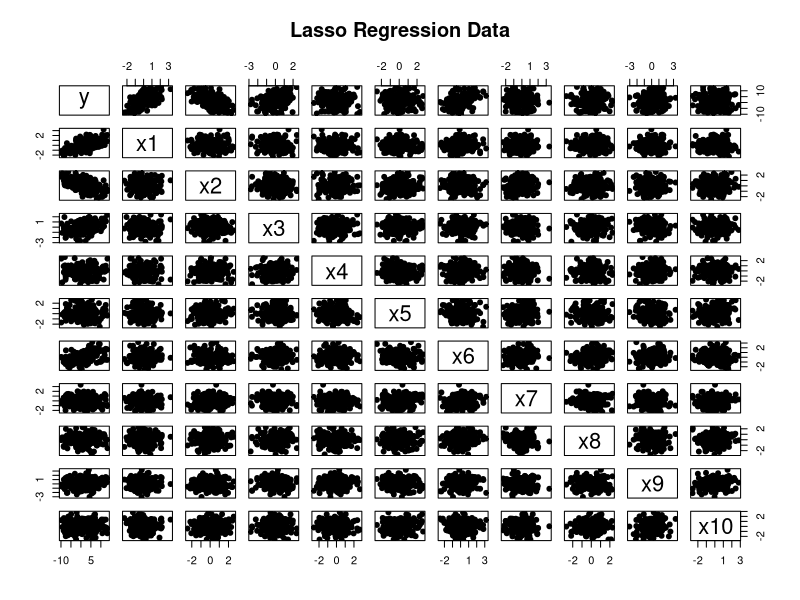
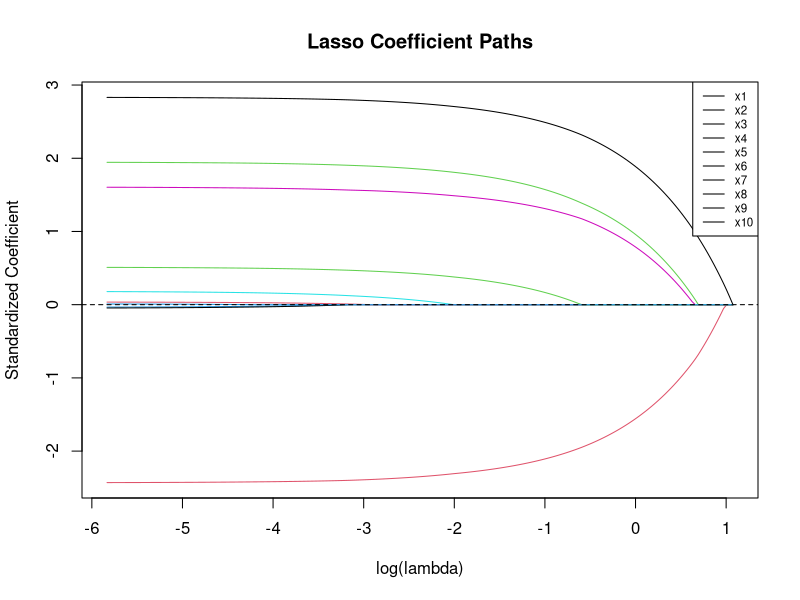
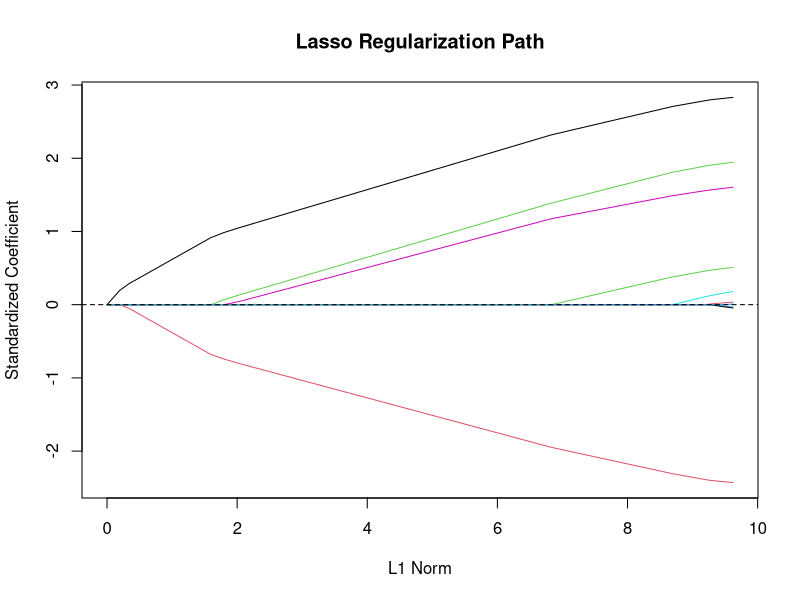
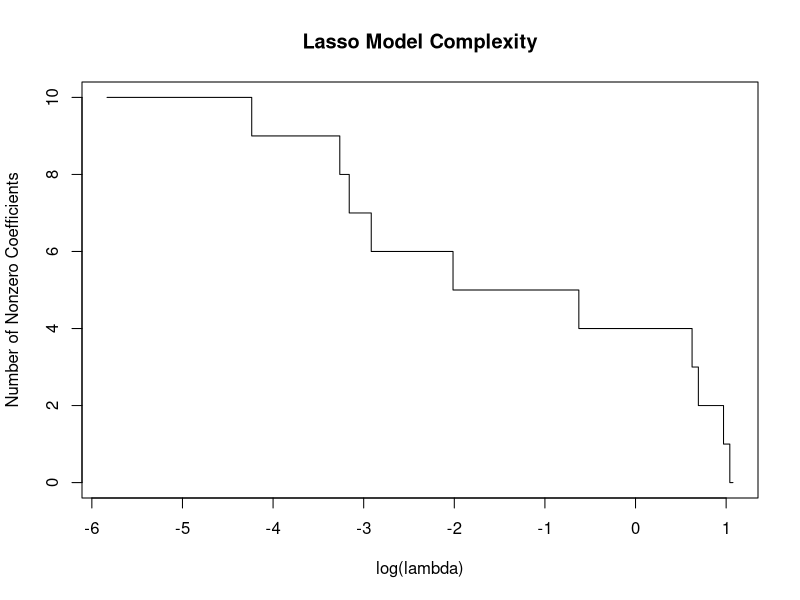
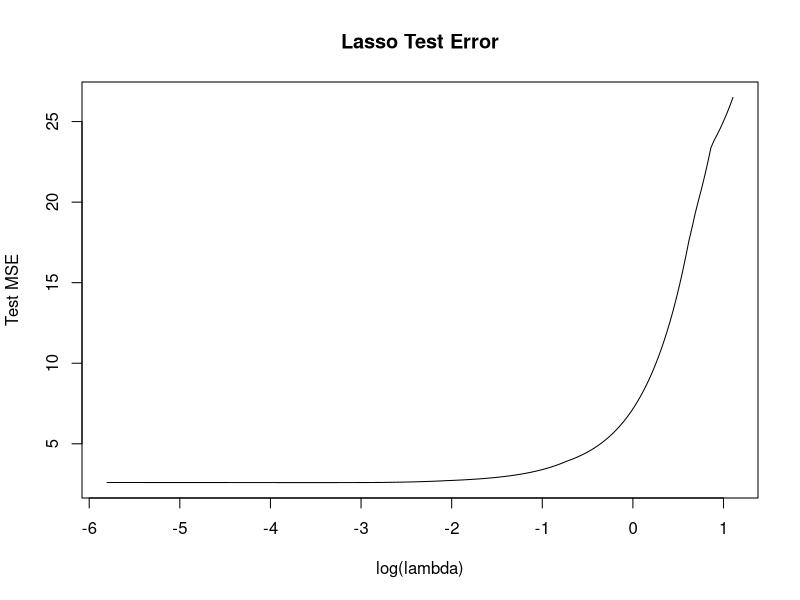
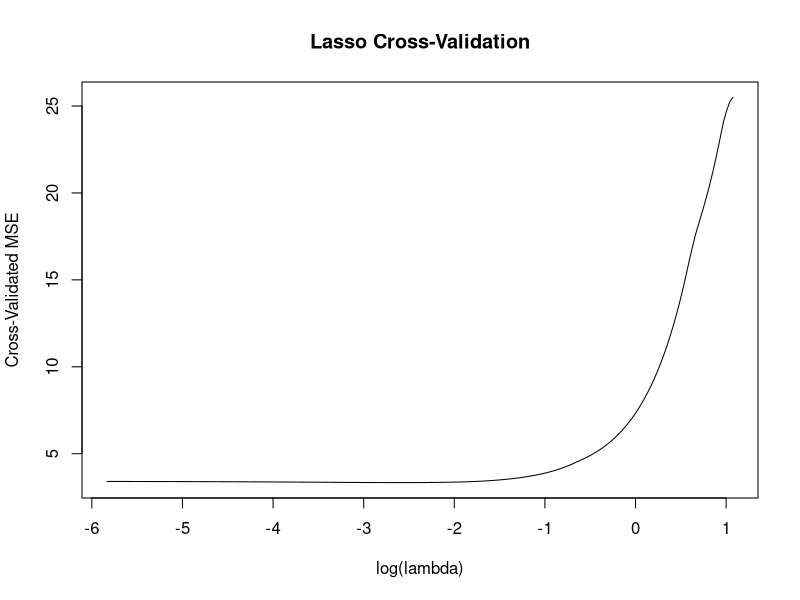
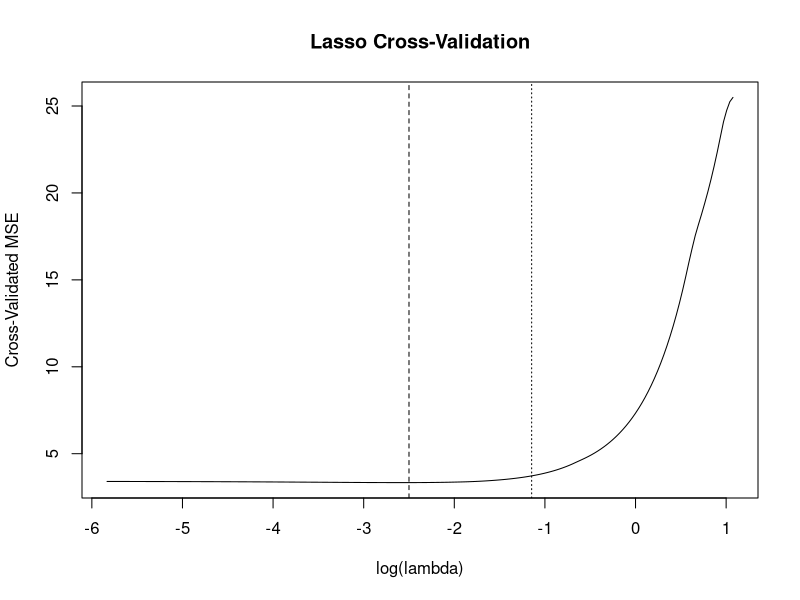
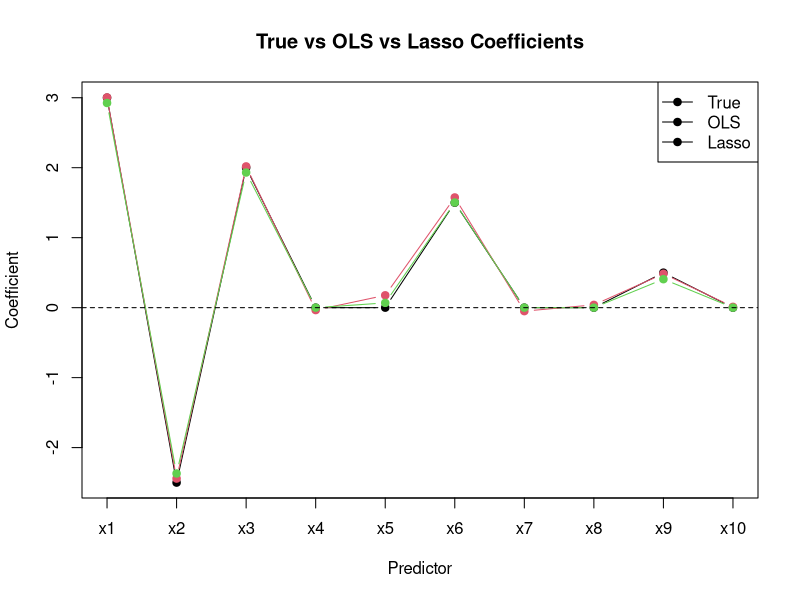

These charts were generated, in order, by the following R code:
# ==============================================================================
# Lasso Regression
# Jonathan Ma
#
# References:
#   The Elements of Statistical Learning
#   An Introduction to Statistical Learning
# ==============================================================================


# ------------------------------------------------------------------------------
# 1. Generate Data
# ------------------------------------------------------------------------------

set.seed(123)

n <- 200
p <- 10

X <- matrix(
  rnorm(n * p),
  nrow = n,
  ncol = p
)

colnames(X) <- paste0("x", 1:p)

# Sparse coefficient vector

beta_true <- c(
  3,
  -2.5,
  2,
  0,
  0,
  1.5,
  0,
  0,
  0.5,
  0
)

beta_0 <- 2
sigma <- 2

epsilon <- rnorm(
  n,
  mean = 0,
  sd = sigma
)

y <- beta_0 +
  X %*% beta_true +
  epsilon

y <- as.vector(y)

data <- data.frame(
  y = y,
  X
)

head(data)
summary(data)


# ------------------------------------------------------------------------------
# 2. Explore the Data
# ------------------------------------------------------------------------------

pairs(
  data,
  pch = 19,
  main = "Lasso Regression Data"
)

cor(data)


# ------------------------------------------------------------------------------
# 3. Standardize Predictors
# ------------------------------------------------------------------------------

# Lasso depends on predictor scale, so predictors should be standardized.

X_means <- colMeans(X)

X_sds <- apply(
  X,
  2,
  sd
)

X_scaled <- scale(
  X,
  center = X_means,
  scale = X_sds
)


# ------------------------------------------------------------------------------
# 4. Center the Response
# ------------------------------------------------------------------------------

y_mean <- mean(y)

y_centered <- y - y_mean


# ------------------------------------------------------------------------------
# 5. Soft-Thresholding Function
# ------------------------------------------------------------------------------

soft_threshold <- function(z, gamma) {
  
  sign(z) *
    pmax(
      abs(z) - gamma,
      0
    )
}


# Examples

soft_threshold(4, 1)
soft_threshold(-4, 1)
soft_threshold(0.5, 1)


# ------------------------------------------------------------------------------
# 6. Coordinate Descent for Lasso
# ------------------------------------------------------------------------------

lasso_fit <- function(
    X,
    y,
    lambda,
    beta_init = NULL,
    max_iter = 10000,
    tol = 1e-8
) {
  
  n <- nrow(X)
  p <- ncol(X)
  
  if (is.null(beta_init)) {
    
    beta <- rep(
      0,
      p
    )
    
  } else {
    
    beta <- beta_init
  }
  
  
  # Precompute column squared norms
  
  z <- colSums(
    X^2
  ) / n
  
  
  for (iteration in 1:max_iter) {
    
    beta_old <- beta
    
    
    for (j in 1:p) {
      
      # Partial residual:
      #
      # r_j = y - sum_{k != j} x_k beta_k
      
      residual_j <-
        y -
        X %*% beta +
        X[, j] * beta[j]
      
      
      # Partial correlation
      
      rho_j <-
        sum(
          X[, j] *
            residual_j
        ) / n
      
      
      # Coordinate update
      
      beta[j] <-
        soft_threshold(
          rho_j,
          lambda
        ) / z[j]
    }
    
    
    # Check convergence
    
    if (
      max(
        abs(beta - beta_old)
      ) < tol
    ) {
      
      break
    }
  }
  
  
  return(
    list(
      coefficients = beta,
      iterations = iteration
    )
  )
}


# ------------------------------------------------------------------------------
# 7. Fit Lasso for a Single Lambda
# ------------------------------------------------------------------------------

lambda <- 0.5

lasso_model <- lasso_fit(
  X_scaled,
  y_centered,
  lambda
)

beta_lasso_scaled <-
  lasso_model$coefficients

beta_lasso_scaled

lasso_model$iterations


# ------------------------------------------------------------------------------
# 8. Convert Coefficients Back to Original Scale
# ------------------------------------------------------------------------------

beta_lasso <-
  beta_lasso_scaled /
  X_sds

intercept_lasso <-
  y_mean -
  sum(
    beta_lasso *
      X_means
  )

intercept_lasso
beta_lasso


# ------------------------------------------------------------------------------
# 9. Compare with Ordinary Least Squares
# ------------------------------------------------------------------------------

ols_model <- lm(
  y ~ .,
  data = data
)

beta_ols <- coef(
  ols_model
)[-1]

comparison <- data.frame(
  Predictor = colnames(X),
  True = beta_true,
  OLS = beta_ols,
  Lasso = beta_lasso
)

comparison


# ------------------------------------------------------------------------------
# 10. Number of Selected Variables
# ------------------------------------------------------------------------------

sum(
  beta_lasso != 0
)

colnames(X)[
  beta_lasso != 0
]


# ------------------------------------------------------------------------------
# 11. Predictions
# ------------------------------------------------------------------------------

y_hat <-
  intercept_lasso +
  X %*% beta_lasso

y_hat <- as.vector(
  y_hat
)

head(y_hat)


# ------------------------------------------------------------------------------
# 12. Training Error
# ------------------------------------------------------------------------------

residuals <-
  y - y_hat

RSS <- sum(
  residuals^2
)

MSE <- mean(
  residuals^2
)

RMSE <- sqrt(
  MSE
)

RSS
MSE
RMSE


# ------------------------------------------------------------------------------
# 13. Maximum Lambda
# ------------------------------------------------------------------------------

# lambda_max is the smallest lambda for which
# all slope coefficients are zero.

lambda_max <- max(
  abs(
    as.vector(
      crossprod(
        X_scaled,
        y_centered
      )
    )
  )
) / n

lambda_max


# ------------------------------------------------------------------------------
# 14. Lambda Grid
# ------------------------------------------------------------------------------

lambda_min <-
  lambda_max * 0.001

lambda_grid <- exp(
  seq(
    log(lambda_max),
    log(lambda_min),
    length.out = 200
  )
)

head(lambda_grid)
tail(lambda_grid)


# ------------------------------------------------------------------------------
# 15. Compute the Lasso Regularization Path
# ------------------------------------------------------------------------------

lasso_path <- matrix(
  NA,
  nrow = length(lambda_grid),
  ncol = p
)

colnames(lasso_path) <-
  colnames(X)


# Warm start:
# use coefficients from previous lambda as starting values

beta_previous <- rep(
  0,
  p
)

for (i in seq_along(lambda_grid)) {
  
  fit <- lasso_fit(
    X_scaled,
    y_centered,
    lambda = lambda_grid[i],
    beta_init = beta_previous
  )
  
  lasso_path[i, ] <-
    fit$coefficients
  
  beta_previous <-
    fit$coefficients
}


# ------------------------------------------------------------------------------
# 16. Plot Lasso Coefficient Paths
# ------------------------------------------------------------------------------

matplot(
  log(lambda_grid),
  lasso_path,
  type = "l",
  lty = 1,
  xlab = "log(lambda)",
  ylab = "Standardized Coefficient",
  main = "Lasso Coefficient Paths"
)

abline(
  h = 0,
  lty = 2
)

legend(
  "topright",
  legend = colnames(X),
  lty = 1,
  cex = 0.7
)


# ------------------------------------------------------------------------------
# 17. Plot Against L1 Norm
# ------------------------------------------------------------------------------

L1_norm <- apply(
  lasso_path,
  1,
  function(beta) {
    sum(
      abs(beta)
    )
  }
)

matplot(
  L1_norm,
  lasso_path,
  type = "l",
  lty = 1,
  xlab = "L1 Norm",
  ylab = "Standardized Coefficient",
  main = "Lasso Regularization Path"
)

abline(
  h = 0,
  lty = 2
)


# ------------------------------------------------------------------------------
# 18. Number of Nonzero Coefficients
# ------------------------------------------------------------------------------

nonzero_count <- apply(
  lasso_path,
  1,
  function(beta) {
    sum(
      abs(beta) > 1e-8
    )
  }
)

plot(
  log(lambda_grid),
  nonzero_count,
  type = "s",
  xlab = "log(lambda)",
  ylab = "Number of Nonzero Coefficients",
  main = "Lasso Model Complexity"
)


# ------------------------------------------------------------------------------
# 19. Train-Test Split
# ------------------------------------------------------------------------------

set.seed(123)

train_index <- sample(
  1:n,
  size = floor(
    0.7 * n
  )
)

test_index <- setdiff(
  1:n,
  train_index
)

X_train <- X[
  train_index,
  ,
  drop = FALSE
]

X_test <- X[
  test_index,
  ,
  drop = FALSE
]

y_train <- y[
  train_index
]

y_test <- y[
  test_index
]


# ------------------------------------------------------------------------------
# 20. Standardize Using Training Data Only
# ------------------------------------------------------------------------------

train_means <-
  colMeans(X_train)

train_sds <- apply(
  X_train,
  2,
  sd
)

X_train_scaled <- scale(
  X_train,
  center = train_means,
  scale = train_sds
)

X_test_scaled <- scale(
  X_test,
  center = train_means,
  scale = train_sds
)

y_train_mean <-
  mean(y_train)

y_train_centered <-
  y_train -
  y_train_mean


# ------------------------------------------------------------------------------
# 21. Lambda Grid for Training Data
# ------------------------------------------------------------------------------

lambda_max_train <- max(
  abs(
    as.vector(
      crossprod(
        X_train_scaled,
        y_train_centered
      )
    )
  )
) / length(y_train)

lambda_grid_train <- exp(
  seq(
    log(lambda_max_train),
    log(lambda_max_train * 0.001),
    length.out = 200
  )
)


# ------------------------------------------------------------------------------
# 22. Evaluate Lambda Values on Test Data
# ------------------------------------------------------------------------------

test_mse <- numeric(
  length(lambda_grid_train)
)

beta_previous <- rep(
  0,
  p
)

for (i in seq_along(lambda_grid_train)) {
  
  fit <- lasso_fit(
    X_train_scaled,
    y_train_centered,
    lambda_grid_train[i],
    beta_init = beta_previous
  )
  
  beta_hat <-
    fit$coefficients
  
  predictions <-
    y_train_mean +
    X_test_scaled %*%
    beta_hat
  
  test_mse[i] <- mean(
    (
      y_test -
        predictions
    )^2
  )
  
  beta_previous <-
    beta_hat
}


# ------------------------------------------------------------------------------
# 23. Plot Test Error
# ------------------------------------------------------------------------------

plot(
  log(lambda_grid_train),
  test_mse,
  type = "l",
  xlab = "log(lambda)",
  ylab = "Test MSE",
  main = "Lasso Test Error"
)


# ------------------------------------------------------------------------------
# 24. Best Lambda from Test Set
# ------------------------------------------------------------------------------

best_index <-
  which.min(
    test_mse
  )

best_lambda <-
  lambda_grid_train[
    best_index
  ]

best_test_mse <-
  test_mse[
    best_index
  ]

best_lambda
best_test_mse


# ------------------------------------------------------------------------------
# 25. Fit Best Train-Test Model
# ------------------------------------------------------------------------------

best_fit <- lasso_fit(
  X_train_scaled,
  y_train_centered,
  best_lambda
)

best_beta_scaled <-
  best_fit$coefficients

best_beta_original <-
  best_beta_scaled /
  train_sds

best_intercept <-
  y_train_mean -
  sum(
    best_beta_original *
      train_means
  )

best_intercept
best_beta_original


# ------------------------------------------------------------------------------
# 26. Compare Estimated and True Coefficients
# ------------------------------------------------------------------------------

coefficient_comparison <- data.frame(
  Predictor = colnames(X),
  True = beta_true,
  Estimated = best_beta_original
)

coefficient_comparison


# ------------------------------------------------------------------------------
# 27. K-Fold Cross-Validation
# ------------------------------------------------------------------------------

lasso_cv <- function(
    X,
    y,
    lambda_grid,
    k = 10
) {
  
  n <- nrow(X)
  
  folds <- sample(
    rep(
      1:k,
      length.out = n
    )
  )
  
  cv_error <- matrix(
    NA,
    nrow = length(lambda_grid),
    ncol = k
  )
  
  
  for (fold in 1:k) {
    
    train_index <- which(
      folds != fold
    )
    
    valid_index <- which(
      folds == fold
    )
    
    
    X_train <- X[
      train_index,
      ,
      drop = FALSE
    ]
    
    X_valid <- X[
      valid_index,
      ,
      drop = FALSE
    ]
    
    y_train <- y[
      train_index
    ]
    
    y_valid <- y[
      valid_index
    ]
    
    
    # Standardize using training fold only
    
    means <-
      colMeans(X_train)
    
    sds <- apply(
      X_train,
      2,
      sd
    )
    
    X_train_scaled <- scale(
      X_train,
      center = means,
      scale = sds
    )
    
    X_valid_scaled <- scale(
      X_valid,
      center = means,
      scale = sds
    )
    
    
    y_mean <-
      mean(y_train)
    
    y_centered <-
      y_train -
      y_mean
    
    
    beta_previous <- rep(
      0,
      ncol(X)
    )
    
    
    for (i in seq_along(lambda_grid)) {
      
      fit <- lasso_fit(
        X_train_scaled,
        y_centered,
        lambda_grid[i],
        beta_init = beta_previous
      )
      
      beta_hat <-
        fit$coefficients
      
      
      predictions <-
        y_mean +
        X_valid_scaled %*%
        beta_hat
      
      
      cv_error[i, fold] <-
        mean(
          (
            y_valid -
              predictions
          )^2
        )
      
      
      beta_previous <-
        beta_hat
    }
  }
  
  
  mean_cv_error <-
    rowMeans(
      cv_error
    )
  
  
  return(
    list(
      lambda = lambda_grid,
      cv_error = mean_cv_error,
      fold_errors = cv_error
    )
  )
}


# ------------------------------------------------------------------------------
# 28. Run Cross-Validation
# ------------------------------------------------------------------------------

set.seed(123)

cv_results <- lasso_cv(
  X,
  y,
  lambda_grid,
  k = 10
)

head(
  cv_results$cv_error
)


# ------------------------------------------------------------------------------
# 29. Plot Cross-Validation Error
# ------------------------------------------------------------------------------

plot(
  log(cv_results$lambda),
  cv_results$cv_error,
  type = "l",
  xlab = "log(lambda)",
  ylab = "Cross-Validated MSE",
  main = "Lasso Cross-Validation"
)


# ------------------------------------------------------------------------------
# 30. Select Lambda by Cross-Validation
# ------------------------------------------------------------------------------

cv_best_index <-
  which.min(
    cv_results$cv_error
  )

cv_best_lambda <-
  cv_results$lambda[
    cv_best_index
  ]

cv_best_error <-
  cv_results$cv_error[
    cv_best_index
  ]

cv_best_lambda
cv_best_error


# ------------------------------------------------------------------------------
# 31. Standard Error of Cross-Validation Error
# ------------------------------------------------------------------------------

cv_se <- apply(
  cv_results$fold_errors,
  1,
  sd
) / sqrt(
  ncol(
    cv_results$fold_errors
  )
)

cv_min_error <-
  cv_results$cv_error[
    cv_best_index
  ]

cv_threshold <-
  cv_min_error +
  cv_se[
    cv_best_index
  ]


# ------------------------------------------------------------------------------
# 32. One-Standard-Error Rule
# ------------------------------------------------------------------------------

# Lambda values are ordered from largest to smallest.
# Choose the largest lambda whose error is within one
# standard error of the minimum.

eligible <- which(
  cv_results$cv_error <=
    cv_threshold
)

lambda_1se <-
  cv_results$lambda[
    min(eligible)
  ]

lambda_1se


# ------------------------------------------------------------------------------
# 33. Plot CV Error with Selected Lambdas
# ------------------------------------------------------------------------------

plot(
  log(cv_results$lambda),
  cv_results$cv_error,
  type = "l",
  xlab = "log(lambda)",
  ylab = "Cross-Validated MSE",
  main = "Lasso Cross-Validation"
)

abline(
  v = log(cv_best_lambda),
  lty = 2
)

abline(
  v = log(lambda_1se),
  lty = 3
)


# ------------------------------------------------------------------------------
# 34. Fit Final Lasso Model
# ------------------------------------------------------------------------------

X_means_final <-
  colMeans(X)

X_sds_final <- apply(
  X,
  2,
  sd
)

X_scaled_final <- scale(
  X,
  center = X_means_final,
  scale = X_sds_final
)

y_mean_final <-
  mean(y)

y_centered_final <-
  y - y_mean_final


final_fit <- lasso_fit(
  X_scaled_final,
  y_centered_final,
  cv_best_lambda
)

beta_final_scaled <-
  final_fit$coefficients

beta_final <-
  beta_final_scaled /
  X_sds_final

intercept_final <-
  y_mean_final -
  sum(
    beta_final *
      X_means_final
  )

intercept_final
beta_final


# ------------------------------------------------------------------------------
# 35. Selected Predictors
# ------------------------------------------------------------------------------

selected <- abs(
  beta_final
) > 1e-8

colnames(X)[
  selected
]

beta_final[
  selected
]


# ------------------------------------------------------------------------------
# 36. Final Coefficient Comparison
# ------------------------------------------------------------------------------

final_comparison <- data.frame(
  Predictor = colnames(X),
  True = beta_true,
  OLS = beta_ols,
  Lasso = beta_final
)

final_comparison


# ------------------------------------------------------------------------------
# 37. Compare Sparsity
# ------------------------------------------------------------------------------

data.frame(
  Method = c(
    "True Model",
    "OLS",
    "Lasso"
  ),
  
  Nonzero = c(
    sum(beta_true != 0),
    sum(abs(beta_ols) > 1e-8),
    sum(abs(beta_final) > 1e-8)
  )
)


# ------------------------------------------------------------------------------
# 38. Visualize Coefficients
# ------------------------------------------------------------------------------

matplot(
  cbind(
    beta_true,
    beta_ols,
    beta_final
  ),
  type = "b",
  pch = 19,
  lty = 1,
  xaxt = "n",
  xlab = "Predictor",
  ylab = "Coefficient",
  main = "True vs OLS vs Lasso Coefficients"
)

axis(
  1,
  at = 1:p,
  labels = colnames(X)
)

abline(
  h = 0,
  lty = 2
)

legend(
  "topright",
  legend = c(
    "True",
    "OLS",
    "Lasso"
  ),
  pch = 19,
  lty = 1
)
